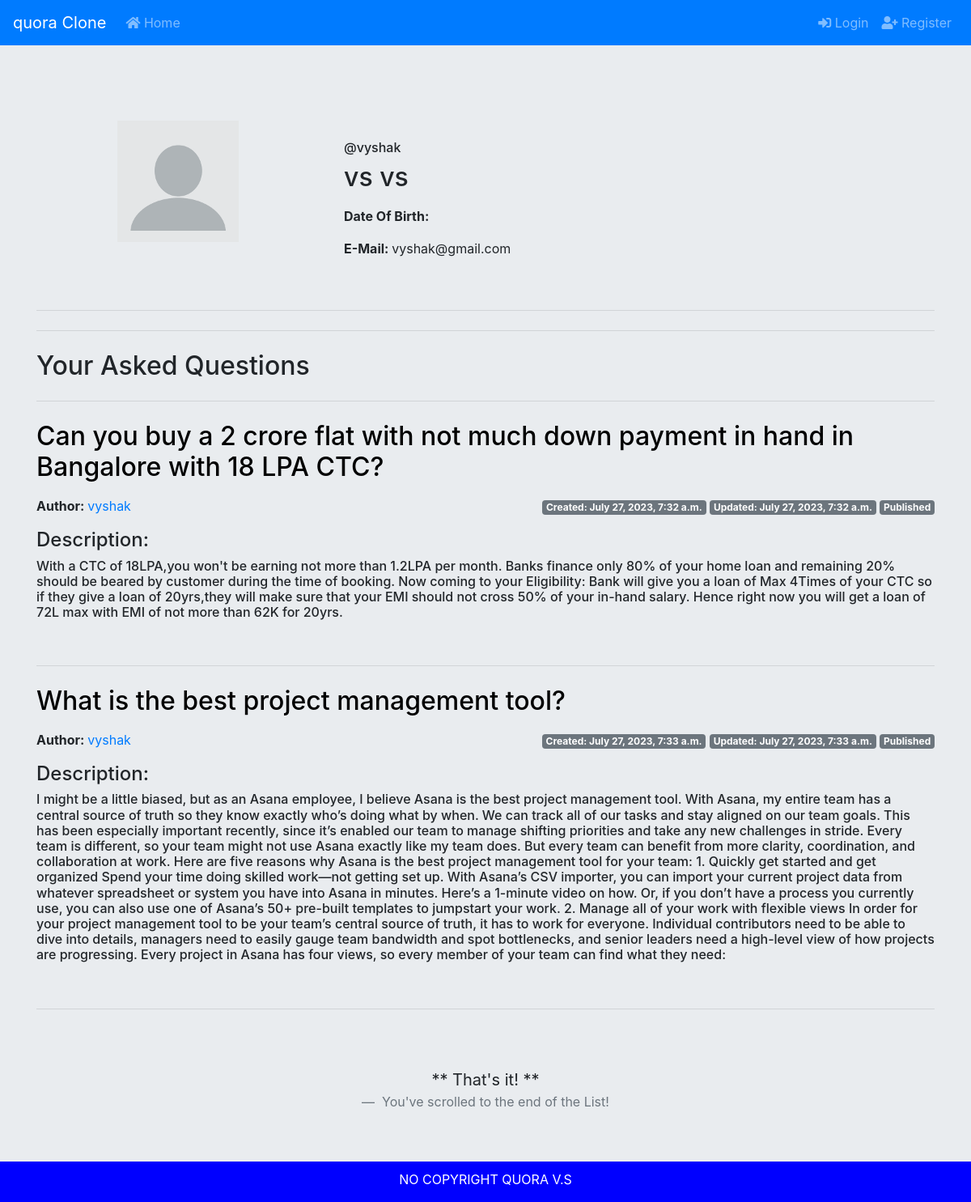
Screenshot of /test1/profilepage/vyshak/ with the database file from the repository.
### test1/models.py (models this page shows, shortened)
class Question(models.Model):
    STATUS_CHOICES = (
        ('draft' , 'Draft'),
        ('published' , 'Published')
    )
    title = models.CharField(max_length=100)
    slug = models.SlugField(max_length=120)
    author = models.ForeignKey(User , related_name='blog_posts' , on_delete=models.CASCADE)
    body = models.TextField()
    likes = models.ManyToManyField(User , related_name='post_likes',blank=True)
    created = models.DateTimeField(auto_now_add=True)
    updated = models.DateTimeField(auto_now=True)
    status = models.CharField(max_length=10 , choices=STATUS_CHOICES,default='draft')
    restrict_comments = models.BooleanField(default=False)
    favourite_ques = models.ManyToManyField(User,related_name='favourite_ques',blank=True)

### test1/views.py (the view)
# urls.py: path('profilepage/<str:username>/',views.profilepage,name='profilepage'),
def profilepage(request,username):
    user = User.objects.get(username=username)
    questions = Question.objects.filter(author=user)
    profile = Profile.objects.all()
    context = {
        'questions': questions,
        'profile' : profile,
        'user':user,
    }
    return render(request,'profilepage.html',context)

### templates/profilepage.html (shortened to what this page needs)
{% extends 'base.html' %}
{% load static %}
{% block content %}
    <div class="row my-2">
		<div class="col-lg-4 order-lg-1 text-center">
				<img src="{% static 'img/default.png' %}" class="mx-auto img-fluid img-circle d-block" alt="avatar" width="150" , height="150">
        </div>
        <div class="col-lg-8 order-lg-2">
            <div class="tab-content py-4">
                <div class="tab-pane active" id="profile">
					<h6>@{{user.username}}</h6>
                    <h2 class="mb-3">{{user.first_name}} {{user.last_name}}</h2>
                    <div class="row">
                        <div class="col-md-6">
							<p><strong>Date Of Birth: </strong>{{user.profile.dob}}</p>
							<p><strong>E-Mail: </strong>{{user.email}}</p>
                        </div>
                    </div>
                </div>
            </div>
        </div>
	</div>
	<hr class="my-4">
	<hr class="my-4">
	<div>
		<h2 class="display-6">Your Asked Questions</h2>
		<hr class="my-4">
		{% for q in questions %}
			<div>
				<h2><p><a style="color: black;" href="{% url 'test1:ques_detail' q.id %}">{{q.title}}</a></p></h2>
				<p><strong>Author: </strong><a href="{% url 'test1:profilepage' q.author %}">{{q.author}}</a>
					<span class="float-right">
						<span class="badge badge-secondary">Created: {{q.created}}</span>
						<span class="badge badge-secondary">Updated: {{q.updated}}</span>
						<span style="text-transform: capitalize;" class="badge badge-secondary">{{q.status}}</span></p>
				<h4>Description:</h4><h6>{{q.body}}</h6>
			</div>
			<br>
			<hr class="my-4">
		{% endfor %}
	</div>
	<br>
	<br>
	<blockquote class="blockquote text-center">
		<p class="mb-0">** That's it! **</p>
		<footer class="blockquote-footer"> You've scrolled to the end of the List!</footer>
	</blockquote>
{% endblock %}

### rows the page displays
Question: title "Can you buy a 2 crore flat with not much down payment in hand in Bangalore with 18 LPA CTC?", author "vyshak", created "July 27, 2023, 7:32 a.m.", updated "July 27, 2023, 7:32 a.m.", status "Published", body "With a CTC of 18LPA,you won't be earning not more than 1.2LPA per month. Banks finance only 80% of your home loan and remaining 20% should be beared by customer during the time of booking. Now coming to your Eligibility: Bank will give you a loan of Max 4Times of your CTC so if they give a loan of 20yrs,they will make sure that your EMI should not cross 50% of your in-hand salary. Hence right now you will get a loan of 72L max with EMI of not more than 62K for 20yrs."
Question: title "What is the best project management tool?", author "vyshak", created "July 27, 2023, 7:33 a.m.", updated "July 27, 2023, 7:33 a.m.", status "Published", body "I might be a little biased, but as an Asana employee, I believe Asana is the best project management tool. With Asana, my entire team has a central source of truth so they know exactly who’s doing what by when. We can track all of our tasks and stay aligned on our team goals. This has been especially important recently, since it’s enabled our team to manage shifting priorities and take any new challenges in stride. Every team is different, so your team might not use Asana exactly like my team does. But every team can benefit from more clarity, coordination, and collaboration at work. Here are five reasons why Asana is the best project management tool for your team: 1. Quickly get started…"

### other values shown
{{ user.username }} "vyshak"
{{ user.first_name }} "vs"
{{ user.last_name }} "vs"
{{ user.email }} "vyshak@gmail.com"
